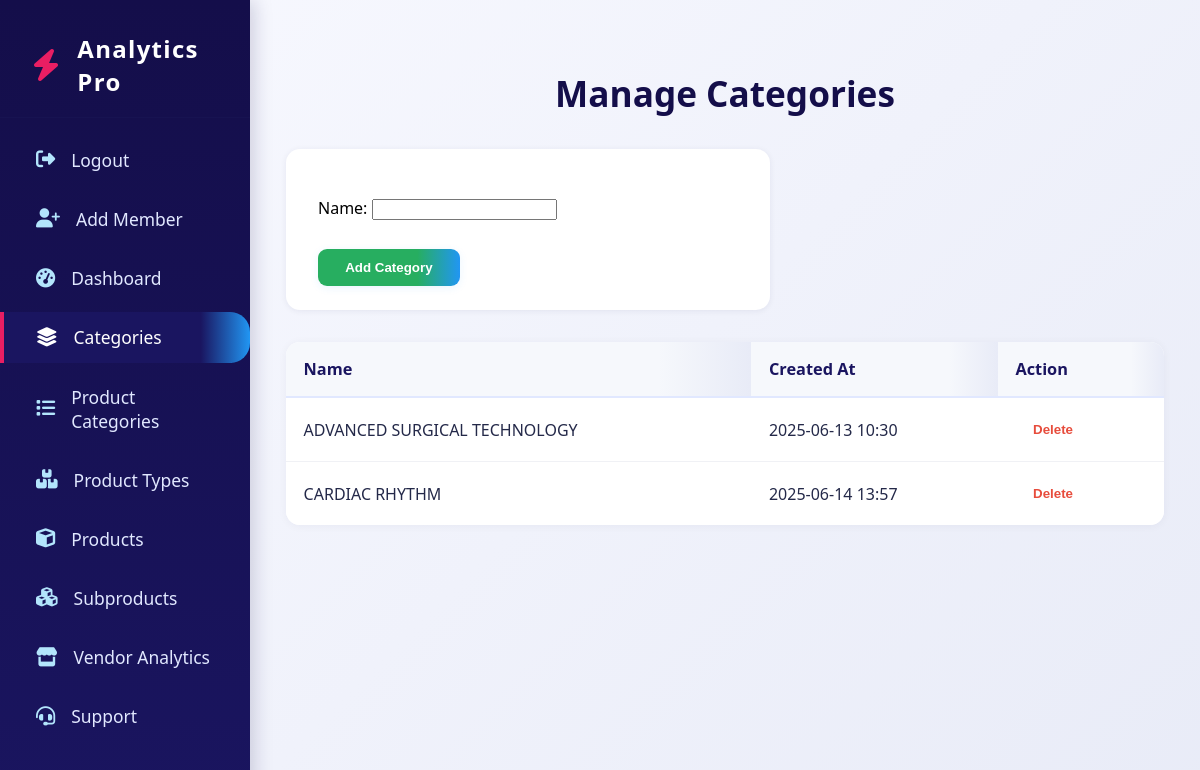
The app's page /analytics/categories/ (signed in) with its own data.
### products/models.py (models this page shows, shortened)
class Category(models.Model):
    name = models.CharField(max_length=100)
    created_at = models.DateTimeField(auto_now_add=True)
    updated_at = models.DateTimeField(auto_now=True)
    is_avaliable=models.BooleanField(default=True)

### analytics/views.py (the view)
    @login_required
    def wrapper(request, *args, **kwargs):
        if request.user.role != 'admin':
            return HttpResponseForbidden("Access denied. Admins only.")
        return view_func(request, *args, **kwargs)

### analytics/forms.py (shortened to what this page needs)
class CategoryForm(forms.ModelForm):
    class Meta:
        model = Category
        fields = ['name']

### analytics/views.py (called while the page is built)
def admin_only(view_func):
    @login_required
    def wrapper(request, *args, **kwargs):
        if request.user.role != 'admin':
            return HttpResponseForbidden("Access denied. Admins only.")
        return view_func(request, *args, **kwargs)
    return wrapper

@admin_only
def list_and_create(request, Model, Form, template_name, success_url):
    items = Model.objects.all()
    form = Form(request.POST or None, request.FILES or None)
    if request.method == 'POST':
        if form.is_valid():
            form.save()
            return redirect(success_url)
    return render(request, template_name, {'form': form, 'items': items})

@admin_only
def manage_categories(request):
    return list_and_create(request, Category, CategoryForm, 'analytics/categories.html', 'manage_categories')

### analytics/templates/analytics/categories.html (shortened to what this page needs)
{% extends 'admin.html' %}
{% block content %}
        <h2 class="section-title">Manage Categories</h2>
        <form method="POST" class="add-form mb-6">
            {{ form.as_p }}
            <button type="submit">Add Category</button>
        </form>
        <table class="nice-table">
            <thead>
                <tr>
                    <th>Name</th>
                    <th>Created At</th>
                    <th>Action</th>
                </tr>
            </thead>
            <tbody>
                {% for item in items %}
                <tr>
                    <td>{{ item.name }}</td>
                    <td>{{ item.created_at|date:"Y-m-d H:i" }}</td>
                    <td class="text-right">
                        <form method="POST" action="{% url 'delete_category' item.id %}" onsubmit="return confirm('Are you sure you want to delete this category?');" style="display:inline;">
                            <button type="submit" class="delete-btn">Delete</button>
                        </form>
                    </td>
                </tr>
                {% endfor %}
            </tbody>
        </table>
{% endblock %}

### records on screen
Category: name "ADVANCED SURGICAL TECHNOLOGY", created_at "2025-06-13 10:30"
Category: name "CARDIAC RHYTHM", created_at "2025-06-14 13:57"
